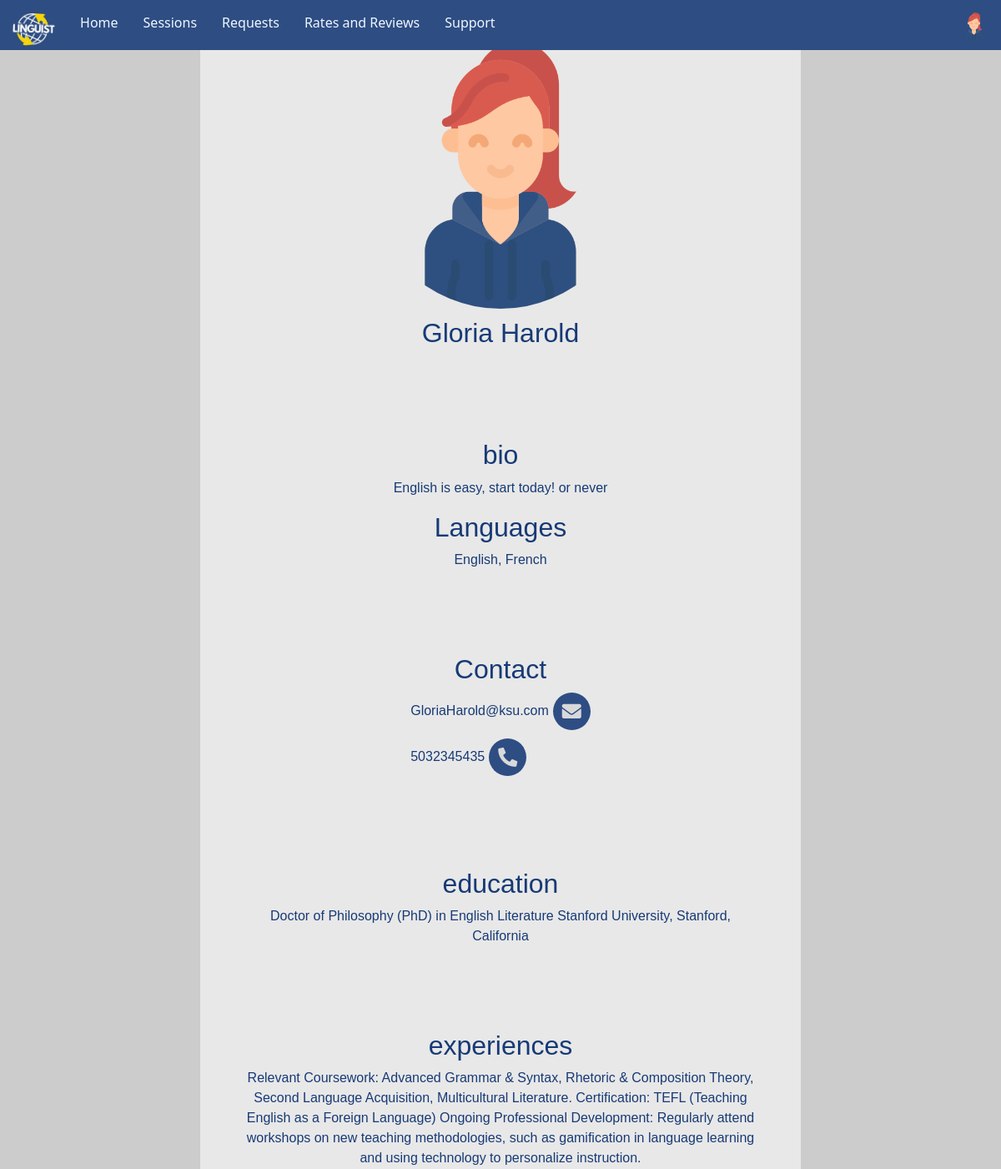
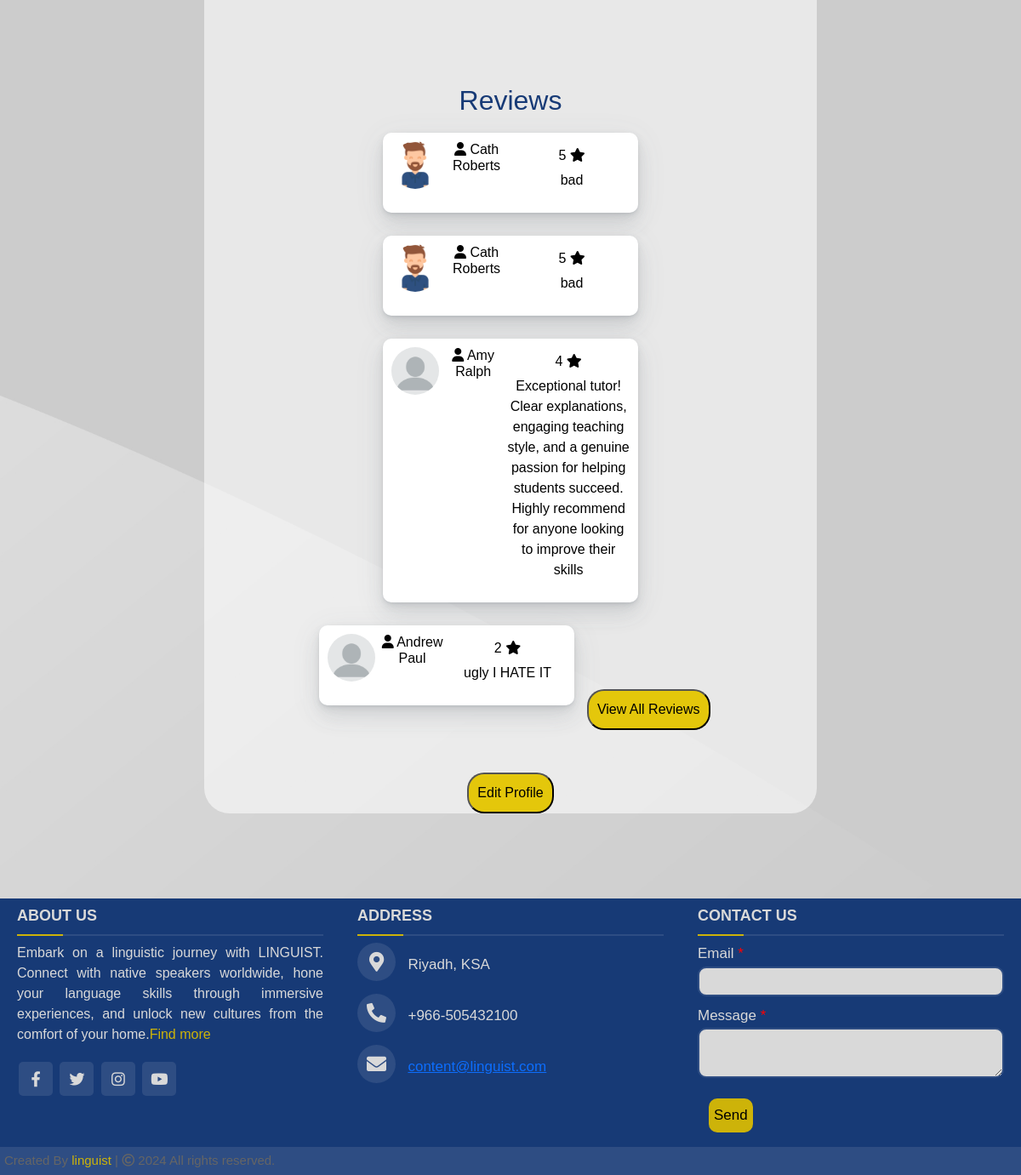
The page /php/tutor_view_profile_page.php (signed in) on the database its author committed (2 pictures, top to bottom).
### tables this page shows
CREATE TABLE `tutor` (
  `ID` int(11) NOT NULL,
  `Email` varchar(255) NOT NULL,
  `image` varchar(255) DEFAULT NULL,
  `Firstname` varchar(70) NOT NULL,
  `Lastname` varchar(70) NOT NULL,
  `age` varchar(10) NOT NULL,
  `gender` varchar(20) NOT NULL,
  `password` varchar(40) NOT NULL,
  `PhoneNumber` varchar(10) DEFAULT NULL,
  `city` varchar(100) DEFAULT NULL,
  `bio` varchar(900) DEFAULT NULL,
  `experience` varchar(800) DEFAULT NULL,
  `eduction` varchar(800) DEFAULT NULL,
  `reset_token` varchar(200) DEFAULT NULL,
  `Price` double DEFAULT NULL
);

CREATE TABLE `review` (
  `L_ID` int(11) NOT NULL,
  `starts` int(11) NOT NULL,
  `ReviewText` varchar(200) DEFAULT NULL,
  `P_ID` int(11) NOT NULL,
  `SWESSION_ID` int(11) DEFAULT NULL
);

CREATE TABLE `learner` (
  `email` varchar(255) NOT NULL,
  `image` varchar(255) DEFAULT '''prolile.png''',
  `Firstname` varchar(110) NOT NULL,
  `Lastname` varchar(120) NOT NULL,
  `password` varchar(225) NOT NULL,
  `city` varchar(50) DEFAULT NULL,
  `location` varchar(110) DEFAULT NULL,
  `ID` int(11) NOT NULL,
  `reset_token` varchar(200) DEFAULT NULL
);

### php/tutor_view_profile_page.php (the view, shortened to what this page needs)
<?php
include('connection.php');
 include("tutorsInfo.php");
function displayTutorReviews() {
$tutorId = $_SESSION['user_id'] ;
include('connection.php');
    $sql = "SELECT * FROM review WHERE P_ID = '$tutorId' LIMIT 4";
    $result = mysqli_query($conn, $sql);
    if(mysqli_num_rows($result) > 0) {
        while($row = mysqli_fetch_assoc($result)) {
          $learner_id = $row['L_ID'];
          $sqlLearner = "SELECT * FROM learner WHERE ID = '$learner_id'";
          $resultLearner = mysqli_query($conn, $sqlLearner);
          if(mysqli_num_rows($resultLearner) > 0) {
              $learnerData = mysqli_fetch_assoc($resultLearner);
              $learner_name = $learnerData['Firstname'] . ' ' . $learnerData['Lastname'];
              $lImage = $learnerData['image'];
          } else {
              $learner_name = "Unknown";
          }
            echo '<div class="result-cell">';
            echo '<div class="acc-info">';
            echo '<img class="result-img" src="../images/'.$lImage.'">';
            echo '<h6 class="name"><i class="fa-solid fa-user"></i> ' .$learner_name . '</h6>';
            echo '<div class="more-info">';
            echo '<h6>' . $row['starts'] . ' <i class="fa-solid fa-star"></i></h6>';
            echo '<div class="session-info">';
            echo '<p>' . $row['ReviewText'] . '</p>';
            echo '</div>';
            echo '</div>';
            echo '</div>';
            echo '</div>';
        }
    } else {
        echo '<h2>No reviews found for this tutor.</h2>';
    }
}
?>
<!DOCTYPE html>
<html>
    <head>
        <link rel="stylesheet" href="../header_folder/headerPartner.css">
        <link rel="stylesheet" href="../css/footer.css">
        <link rel="stylesheet" href="../css/tutor_profile_page.css">
        <link rel="stylesheet" href="https://cdnjs.cloudflare.com/ajax/libs/font-awesome/6.5.1/css/all.min.css" />
        <link rel="stylesheet" href="css/tutorAvailableTimes.css">
     <link rel="stylesheet" href="https://cdnjs.cloudflare.com/ajax/libs/font-awesome/5.15.3/css/all.min.css"/>
        <link href="https://cdn.jsdelivr.net/npm/bootstrap@5.0.2/dist/css/bootstrap.min.css" rel="stylesheet">
    </head>
    <body>
        <header>
            <div id="header-div">
                <nav class="fixed-top" id="main-nav">
                    <ul id="ul1">
                        <li><img src="../images/linguistBlueAndWhite.jpg" alt="LINGUIST logo"  id="logo-img"></li>
                        <li class="list1-item"><a href="tutor_Home_page.php" class="list1-item">Home</a></li>
                        <li class="list1-item"><a href="SESSionTutor.php">Sessions</a></li>
                        <li class="list1-item"><a href="tutorReq.php">Requests</a></li>
                        <li class="list1-item"><a href="toturRate.php">Rates and Reviews</a></li>
                        <li class="list1-item"><a href="SupportsPartner.php">Support</a></li>
                    </ul>
                    <ul id="ul2">
                        <li id="acnt li">
                            <nav id="account-nav"><img src="../images/<?php echo  $image?>" id="account-img">
                            </nav>
                        </li>
                    </ul>
                </nav>
            </div>
        </header>
        <div class="main-body-conteniar">
            <div  class="main-body-content">
                <section class="pp-for-tutor">
                        <img id = "image-of-tutor"src="../images/<?php echo  $image?>" alt="Profile Picture">
                        <h2><?php echo $firstname.' '.  $lastname ?></h2>
                </section>
                <section>
                    <h2>bio</h2>
                    <p id="bio"><?php echo $bio; ?></p>
                    <h2>Languages</h2>
                    <?php displayLanguages() ;?>
                </section>
                <section class="Contact_tutor">
                    <h2>Contact</h2>
                    <div class= "Contact_tutor_div">
                            <a href="mailto:<?php echo $email; ?>"><?php echo $email; ?>
                            <span class="fas fa-envelope"></span>
                          </a>
                    </div>
                    <div class= "Contact_tutor_div">
                    <a href="tel:<?php echo $phone; ?>"><?php echo $phone; ?>
                            <span class="fas fa-phone-alt"></span>
                          </a>
                    </div>
                </section>
                <section>
                    <h2>education</h2>
                    <?php echo $eduction?>
                </section>
                <section>
                    <h2>experiences</h2>
                    <?php echo $experience?>
                </section>
                <section>
                    <h2>Reviews</h2>
                    <?php displayTutorReviews(); ?>
                    <a href="toturRate.php">
            <button class="view-more-button">View All Reviews</button></a >
                </section>
                <a href="EditProfileP.php">
            <button class="view-more-button">Edit Profile </button></a >
        </div>
        </div>
        <footer>
            <div class="main-content">
                <div class="left box">
                  <h2>About us</h2>
                  <div class="content">
                    <p> Embark on a linguistic journey with LINGUIST. Connect with native speakers worldwide,
                         hone your language skills through immersive experiences, and unlock new cultures from the comfort of your home.<a class="find-more" href="About_us_pageMain.html">Find more</a></p>
                    <div class="social">
                      <a href="#"><span class="fab fa-facebook-f"></span></a>
                      <a href="#"><span class="fab fa-twitter"></span></a>
                      <a href="#"><span class="fab fa-instagram"></span></a>
                      <a href="#"><span class="fab fa-youtube"></span></a>
                    </div>
                  </div>
                </div>
                <div class="center box">
                  <h2>Address</h2>
                  <div class="content">
                    <div class="place">
                      <span class="fas fa-map-marker-alt"></span>
                      <span class="text">Riyadh, KSA</span>
                    </div>
                    <div class="phone">
                      <span class="fas fa-phone-alt"></span>
                      <span class="text">+966-505432100</span>
                    </div>
                    <div class="email">
                      <span class="fas fa-envelope"></span>
                      <span class="text"><a href="mailto:content@linguist.com">content@linguist.com</a>
                        </span>
                    </div>
                  </div>
                </div>
                <div class="right box">
                  <h2>Contact us</h2>
                  <div class="content">
                    <form action="#" method="post">
                      <div class="email">
                        <div class="text">Email <span class="required">*</span></div>
                        <input type="email" required>
                      </div>
                      <div class="msg">
                        <div class="text">Message <span class="required">*</span></div>
                        <textarea rows="2" cols="25" required></textarea>
                      </div>
                      <div class="btn">
                        <button type="submit">Send</button>
                      </div>
                    </form>
                  </div>
                </div>
              </div>
              <div class="bottom">
                <section>
                  <span class="credit">Created By <a href="main.html">linguist</a> | </span>
                  <span class="far fa-copyright"></span><span> 2024 All rights reserved.</span>
                </section>
              </div>
        </footer>
    </body>
</html>

### php/tutorsInfo.php (shortened to what this page needs)
<?php
include("connection.php");
$user_id = $_SESSION['user_id'];
$sql = "SELECT * FROM tutor WHERE ID = '$user_id';";
$result = mysqli_query($conn, $sql);
if ($result && mysqli_num_rows($result) > 0) {
    $row = mysqli_fetch_assoc($result);
    $firstname = $row['Firstname'];
    $lastname = $row['Lastname'];
    $email = $row['Email'];
    $phone = $row['PhoneNumber'];
    $bio = $row['bio'];
    $experience = $row['experience'];
    $eduction = $row['eduction'];
    $image=$row["image"];
} else {
    echo "<h1>Error: User not found</h1>";
}
function displayLanguages() {
    $user_id = $_SESSION['user_id'];
    include("connection.php");
    $tutorsLagsQuery ="SELECT * FROM tutor_languages WHERE P_ID = '$user_id'";
    $tutorsLagsResult=mysqli_query($conn, $tutorsLagsQuery);
    $tutorLanguages =array();
    if ($tutorsLagsResult && mysqli_num_rows($tutorsLagsResult) > 0) {
        while ($tutorsLags = mysqli_fetch_assoc($tutorsLagsResult)) {
            $tutorLanguages[] = $tutorsLags['Language'];
        }
    }
    if (!empty($tutorLanguages)) {
        foreach ($tutorLanguages as $language) {
            echo $language;
            if ($language !== end($tutorLanguages)) {
                echo ', ';
            }
        }
    }
}
?>

### header_folder/headerPartner.css (style rules this page uses)
#ul1 { list-style: none; margin: 0px; padding: 0px; top: 0px; position: sticky; float: left; }
#ul2 { margin: 0px; padding: 0px; top: 0px; position: sticky; float: right; }
li { display: block; padding: 15px; text-align: center; float: inline-start; color: rgb(23, 58, 118); }
li a { text-decoration: none; color: aliceblue; }
#logo-img { border-radius: 100px; height: 40px; }
#main-nav { background-color:#2E4D83; background: lrgba(106, 137, 237, 0.6); height: 60px; }
#main-nav li { cursor: pointer; color: aliceblue; }
#account-img { height: 35px; border-radius: 100px; margin-bottom: 10px; }

### css/footer.css (style rules this page uses)
.required { color:red; }
body { margin: 0; }
footer { padding: 0; position: relative ; box-sizing: border-box; bottom: 0; left: 0; width: 100%; background: rgb(23, 58, 118) ; font-family: sans-serif; color: #d9d9d9; }
.main-content { display: flex; }
.main-content .box { flex-basis: 50%; padding: 10px 20px; }
.box h2 { font-size: 1.125rem; font-weight: 600; text-transform: uppercase; }
.box .content { margin: 20px 0 0 0; position: relative; }
.box .content:before { position: absolute; content: ''; top: -10px; height: 2px; width: 100%; background: #2E4D83 }
.box .content:after { position: absolute; content: ''; height: 2px; width: 15%; background: #CDB309; top: -10px; }
.left .content p { text-align: justify; }
.left .content .social { margin: 20px 0 0 0; }
.left .content .social a { padding: 0 2px; }
.left .content .social a span { height: 40px; width: 40px; background: #2E4D83; line-height: 40px; text-align: center; font-size: 18px; border-radius: 5px; transition: 0.3s; color: #d9d9d9; }
.center .content .fas { font-size: 1.4375rem; background: #2E4D83; height: 45px; width: 45px; line-height: 45px; text-align: center; border-radius: 50%; transition: 0.3s; cursor: pointer; }
.center .content .text { font-size: 1.0625rem; font-weight: 500; padding-left: 10px; }
.center .content .phone { margin: 15px 0; }
.right form .text { font-size: 1.0625rem; margin-bottom: 2px; color: #d9d9d9; }
.right form .msg { margin-top: 10px; }
.right form input, .right form textarea { width: 100%; font-size: 1.0625rem; background: #d9d9d9; border-radius: 10px; padding-left: 10px; border: 2px solid #2E4D83; color: #172641; }
.right form input { height: 35px; }
.right form .btn { margin-top: 10px; border-radius: 10px; }
.right form .btn button { height: 40px; width: 100%; border: none; outline: none; background: #CDB309; font-size: 1.0625rem; font-weight: 500; cursor: pointer; transition: .3s; border-radius: 10px; }
.bottom section { padding: 5px; font-size: 0.9375rem; background: #2E4D83; }
.bottom section span { color: #656565; }
.bottom section a { color: #CDB309; text-decoration: none; }
.find-more { text-decoration: none; color: #CDB309; }

### css/tutorAvailableTimes.css (style rules this page uses)
body { background-color: #d9d9d9; background-image: url(../images/bg-image.png); background-size: cover; }

### rows shown on the page
tutor: image (picture), Firstname "Gloria", Lastname "Harold", bio "English is easy, start today! or never", Email "GloriaHarold@ksu.com", PhoneNumber "5032345435", eduction "Doctor of Philosophy (PhD) in English Literature Stanford University, Stanford, California", experience "Relevant Coursework: Advanced Grammar & Syntax, Rhetoric & Composition Theory, Second Language Acquisition, Multicultural Literature. Certification: TEFL (Teaching English as a Foreign Language) Ongoing Professional Development: Regularly attend workshops on new teaching methodologies, such as gamification in language learning and using technology to personalize instruction."
review: L_ID.image (picture), L_ID.Lastname "Cath Roberts", starts "5", ReviewText "bad"
review: L_ID.image (picture), L_ID.Lastname "Cath Roberts", starts "5", ReviewText "bad"
review: L_ID.image (placeholder picture), L_ID.Lastname "Amy Ralph", starts "4", ReviewText "Exceptional tutor! Clear explanations, engaging teaching style, and a genuine passion for helping students succeed. Highly recommend for anyone looking to improve their skills"
review: L_ID.image (placeholder picture), L_ID.Lastname "Andrew Paul", starts "2", ReviewText "ugly I HATE IT"

### other values the page prints
$language "English"
$language "French"
